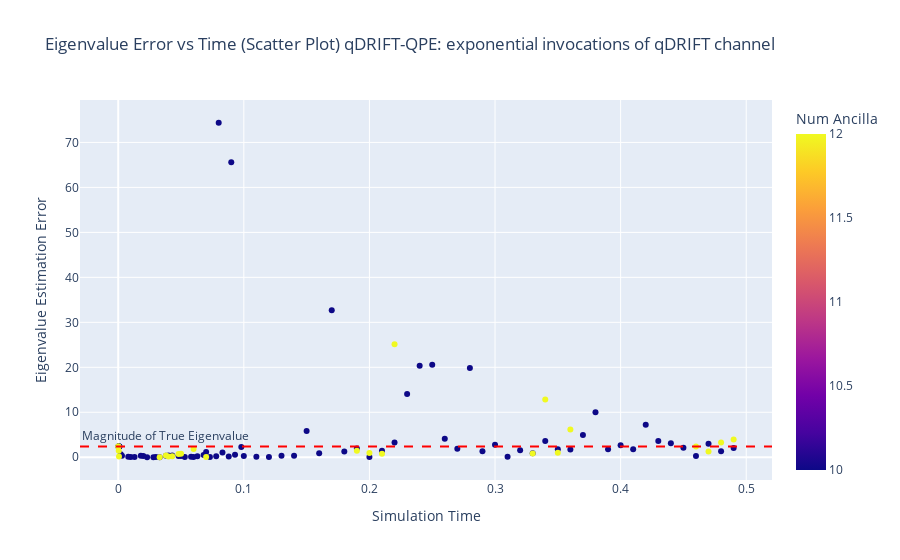

Write notebook code for a chart like this one.
### Code cell
# now qdrift qpe
exponential_invocations = qdrift_qpe_df[qdrift_qpe_df["QDRIFT Implementation"] == "exponential invocations of qdrift channel"]
plot_error_vs_time(exponential_invocations, "qDRIFT-QPE: exponential invocations of qDRIFT channel", exact_eigenvalue)

### Figure 1 — Plotly figure (JSON) as saved in the notebook; plotly's stock layout.template omitted (floating-point values rounded to 4 significant figures)
{"data": [{"hovertemplate": "Time=%{x}<br>Error=%{y}<br>Num Ancilla=%{marker.color}<extra></extra>", "legendgroup": "", "marker": {"color": [10, 10, 10, 10, 10, 10, 10, 10, 10, 10, 10, 10, 10, 10, 10, 10, 10, 10, 10, 10, 10, 10, 10, 10, 10, 10, 10, 10, 10, 10, 10, 10, 10, 10, 10, 10, 10, 10, 10, 10, 10, 10, 10, 10, 10, 10, 10, 10, 10, 10, 10, 10, 10, 10, 10, 10, 10, 10, 10, 10, 10, 10, 10, 10, 10, 10, 10, 10, 10, 10, 10, 10, 10, 10, 10, 10, 12, 12, 12, 12, 12, 12, 12, 12, 12, 12, 12, 12, 12, 12, 12, 12, 12, 12, 12, 12, 12, 12, 12, 12], "coloraxis": "coloraxis", "symbol": "circle"}, "mode": "markers", "name": "", "orientation": "v", "showlegend": false, "type": "scatter", "x": [0.083, 0.09, 0.023, 0.33, 0.21, 0.0001, 0.088, 0.1, 0.028, 0.34, 0.0002, 0.22, 0.11, 0.093, 0.033, 0.35, 0.0004, 0.23, 0.12, 0.098, 0.038, 0.24, 0.36, 0.0006, 0.13, 0.01, 0.37, 0.043, 0.25, 0.0008, 0.14, 0.38, 0.048, 0.02, 0.26, 0.001, 0.15, 0.03, 0.39, 0.053, 0.27, 0.002, 0.16, 0.04, 0.4, 0.28, 0.058, 0.003, 0.17, 0.05, 0.41, 0.008, 0.063, 0.29, 0.18, 0.06, 0.42, 0.013, 0.3, 0.068, 0.19, 0.07, 0.018, 0.43, 0.31, 0.073, 0.2, 0.44, 0.45, 0.08, 0.32, 0.078, 0.46, 0.47, 0.48, 0.49, 0.033, 0.04, 0.33, 0.19, 0.46, 0.0001, 0.038, 0.05, 0.47, 0.34, 0.2, 0.0002, 0.06, 0.043, 0.48, 0.21, 0.35, 0.0004, 0.07, 0.048, 0.36, 0.22, 0.49, 0.0006], "xaxis": "x", "y": [1.075, 65.57, 0.001013, 0.8725, 1.436, 2.4, 0.1688, 0.2524, 0.01054, 3.61, 2.4, 3.262, 0.1102, 0.5526, 0.01718, 1.807, 2.4, 14.06, 0.05437, 2.296, 0.345, 20.33, 1.708, 2.4, 0.3232, 0.05437, 4.93, 0.4023, 20.57, 2.4, 0.3612, 10.02, 0.2845, 0.2524, 4.137, 2.4, 5.863, 0.05437, 1.801, 0.03121, 1.9, 0.668, 0.8981, 0.4058, 2.677, 19.84, 0.139, 0.3547, 32.68, 0.2998, 1.775, 0.09903, 0.2297, 1.342, 1.282, 0.0479, 7.213, 0.04003, 2.795, 0.5051, 1.927, 1.194, 0.3271, 3.607, 0.104, 0.03756, 0.03767, 3.094, 2.141, 74.38, 1.55, 0.196, 0.2811, 3.005, 1.358, 2.07, 0.01718, 0.1757, 0.8614, 1.419, 2.412, 2.4, 0.3816, 0.7907, 1.259, 12.85, 0.9427, 2.4, 1.812, 0.2042, 3.276, 0.7702, 0.98, 1.435, 0.07711, 0.7382, 6.143, 25.11, 3.943, 0.1566], "yaxis": "y"}], "layout": {"annotations": [{"showarrow": false, "text": "Magnitude of True Eigenvalue", "x": 0, "xanchor": "left", "xref": "x domain", "y": 2.4, "yanchor": "bottom", "yref": "y"}], "coloraxis": {"colorbar": {"title": {"text": "Num Ancilla"}}, "colorscale": [[0, "#0d0887"], [0.1111, "#46039f"], [0.2222, "#7201a8"], [0.3333, "#9c179e"], [0.4444, "#bd3786"], [0.5556, "#d8576b"], [0.6667, "#ed7953"], [0.7778, "#fb9f3a"], [0.8889, "#fdca26"], [1, "#f0f921"]]}, "legend": {"title": {"text": "Number of Ancilla Qubits"}, "tracegroupgap": 0}, "shapes": [{"line": {"color": "red", "dash": "dash"}, "type": "line", "x0": 0, "x1": 1, "xref": "x domain", "y0": 2.4, "y1": 2.4, "yref": "y"}], "title": {"text": "Eigenvalue Error vs Time (Scatter Plot) qDRIFT-QPE: exponential invocations of qDRIFT channel"}, "xaxis": {"anchor": "y", "domain": [0, 1], "title": {"text": "Simulation Time"}}, "yaxis": {"anchor": "x", "domain": [0, 1], "title": {"text": "Eigenvalue Estimation Error"}}}}
